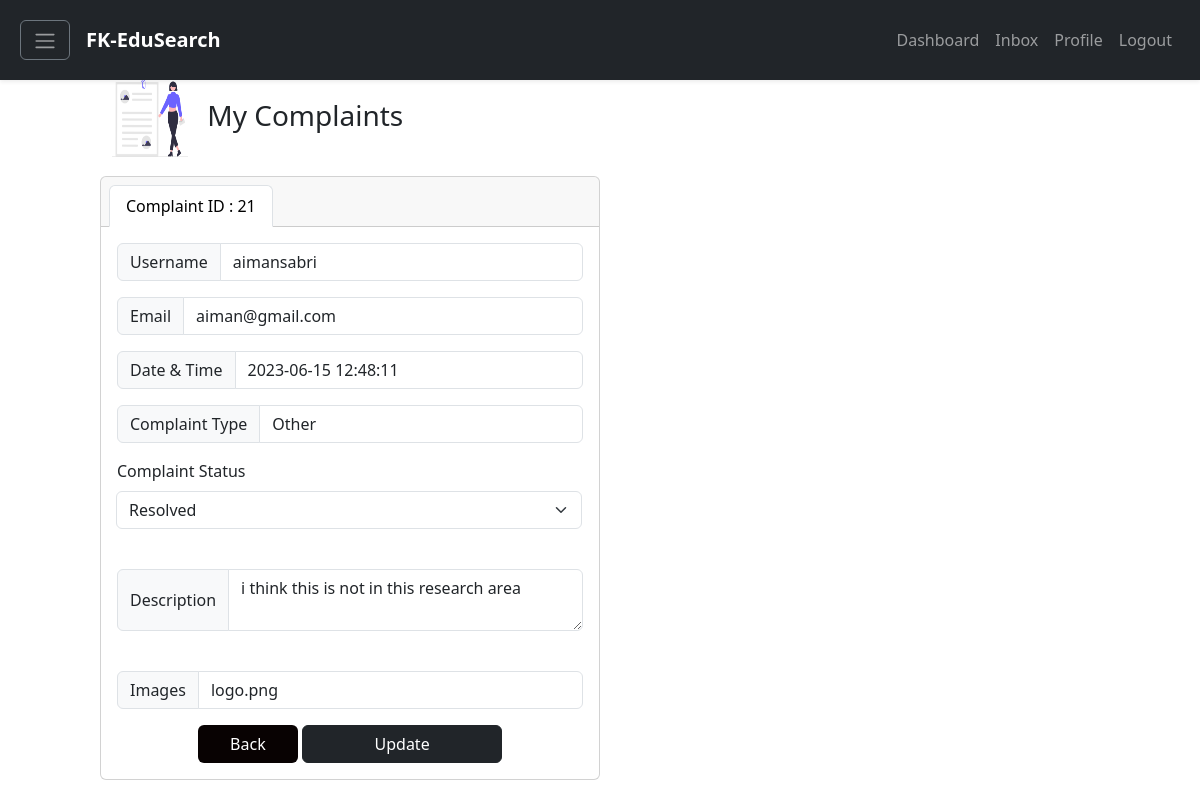
The app's page /complaintStatus.php?complaintid=21 with its own data.
### tables this page shows
CREATE TABLE `complaint` (
  `complaintid` int NOT NULL,
  `userid` int DEFAULT NULL,
  `postid` int DEFAULT NULL,
  `complaintDate` datetime DEFAULT NULL,
  `complaintType` varchar(60) DEFAULT NULL,
  `complaintDescription` varchar(60) DEFAULT NULL,
  `complaintStatus` varchar(60) DEFAULT NULL,
  `images` varchar(255) DEFAULT NULL
);

CREATE TABLE `user` (
  `userid` int NOT NULL,
  `userFullName` varchar(60) NOT NULL,
  `userEmail` varchar(60) NOT NULL,
  `userPassword` varchar(60) NOT NULL,
  `username` varchar(60) NOT NULL,
  `userAcademicStatus` varchar(60) DEFAULT NULL,
  `userUpdateProfileStatus` varchar(60) DEFAULT NULL,
  `userOnlineStatus` varchar(60) DEFAULT NULL
);

### classes/Complaint.classes.php (called while the page is built, shortened)
<?php
class Complaint extends Connection
{
    public function getAdminComplaintDetails($complaintid)
    {
        $connection = $this->getConnection();
        $query = "SELECT user.username, user.userEmail, complaint.complaintid, complaint.complaintDate, complaint.complaintType, complaint.complaintDescription, complaint.complaintStatus, complaint.images
                  FROM complaint
                  INNER JOIN user ON complaint.userid = user.userid
                  WHERE complaint.complaintid = '$complaintid'";
        $result = mysqli_query($connection, $query);
        if (!$result) {
            return false;
        } else {
            return $result;
        }
    }
}

### complaintStatus.php (the view, shortened to what this page needs)
<!DOCTYPE html>
<html lang="en">
<head>
    <link href="https://cdn.jsdelivr.net/npm/bootstrap@5.3.0-alpha3/dist/css/bootstrap.min.css" rel="stylesheet">
</head>
<body>
    <?php include "components/navigation.php"; ?>
    <?php
    $complaint = new ComplaintController();
    $complaintid = $_GET['complaintid'];
    $complaintDetails = $complaint->getAdminComplaintDetails($complaintid);
    if ($complaintDetails->num_rows > 0) {
        $row = mysqli_fetch_assoc($complaintDetails);
        $username = $row['username'];
        $userEmail = $row['userEmail'];
        $complaintid = $row['complaintid'];
        $complaintDate = $row['complaintDate'];
        $complaintType=$row['complaintType'];
        $complaintDescription=$row['complaintDescription'];
        $complaintStatus= $row['complaintStatus'];
        $images=$row['images'];
    } else {
        echo "Failed to retrieve complaint details.";
    }
    ?>
    <div class="d-flex flex-column justify-content-center align-item-center vh-100" style="padding-left: 100px; padding-right: 100px">
        <h3 class="mt-5"><img style="width:100px; height:100px" src="../FK-EduSearch/public/undraw_attached_file_re_0n9b.png" height="30"> My Complaints</h3>
        <div class="card text-center w-50">
            <div class="card-header">
                <ul class="nav nav-tabs card-header-tabs">
                    <li class="nav-item">
                        <a class="nav-link active" aria-current="true" href="#">Complaint ID : <?php echo $complaintid ?></a>
                    </li>
                </ul>
            </div>
            <div class="card-body">
                <form method="POST" action="">
                    <div class="input-group mb-3">
                        <span class="input-group-text" id="basic-addon1">Username</span>
                        <input type="text" class="form-control" aria-label="Username" aria-describedby="basic-addon1" value="<?php echo $username; ?>" readonly>
                    </div>
                    <div class="input-group mb-3">
                        <span class="input-group-text">Email</span>
                        <input type="text" class="form-control" aria-label="Recipient's username" aria-describedby="basic-addon2" value="<?php echo $userEmail; ?>" readonly>
                    </div>
                    <div class="input-group mb-3">
                        <span class="input-group-text">Date & Time</span>
                        <input type="text" class="form-control" aria-label="" aria-describedby="basic-addon2" value="<?php echo $complaintDate; ?>" readonly>
                    </div>
                    <div class="input-group mb-3">
                        <span class="input-group-text">Complaint Type</span>
                        <input type="text" class="form-control" aria-label="Amount (to the nearest dollar)" value="<?php echo $complaintType; ?>" readonly>
                    </div>
                    <div class="input-group mb-3">
                        <span for="complaintStatus" class="form-label">Complaint Status</span>
                        <div class="input-group">
                            <select class="form-select" id="complaintStatus" name="complaintStatus" <?php echo $complaintStatus ?>>
                                <option <?php echo $complaintStatus == "Resolved" ? "selected" : NULL ?> value="Resolved">Resolved</option>
                            </select>
                        </div>
                    </div>
                    <br>
                    <div class="input-group mb-3">
                        <span class="input-group-text">Description</span>
                        <textarea class="form-control" aria-label="With textarea" readonly><?php echo $complaintDescription; ?></textarea>
                    </div>
                    <br>
                    <div class="input-group mb-3">
                        <span class="input-group-text">Images</span>
                        <input type="text" class="form-control" aria-label="" aria-describedby="basic-addon2" value="<?php echo $images; ?>" readonly>
                    </div>
                    <a href="admincomplaint.php" style="color:white; background-color: #080202; width:100px" class="btn">Back</a>
                    <button href="admincomplaint.php?complaintid='.$row['complaintid'].'" type="submit" class="btn btn-dark" name="update" style="width: 200px" <?php echo $complaintStatus  ?>>Update</button>
            </div>
        </div>
    </div>
</body>
</html>

### records on screen
complaint: complaintid "21", userid.username "aimansabri", userid.userEmail "aiman@gmail.com", complaintDate "2023-06-15 12:48:11", complaintType "Other", complaintStatus "Resolved", complaintDescription "i think this is not in this research area", images "logo.png"
